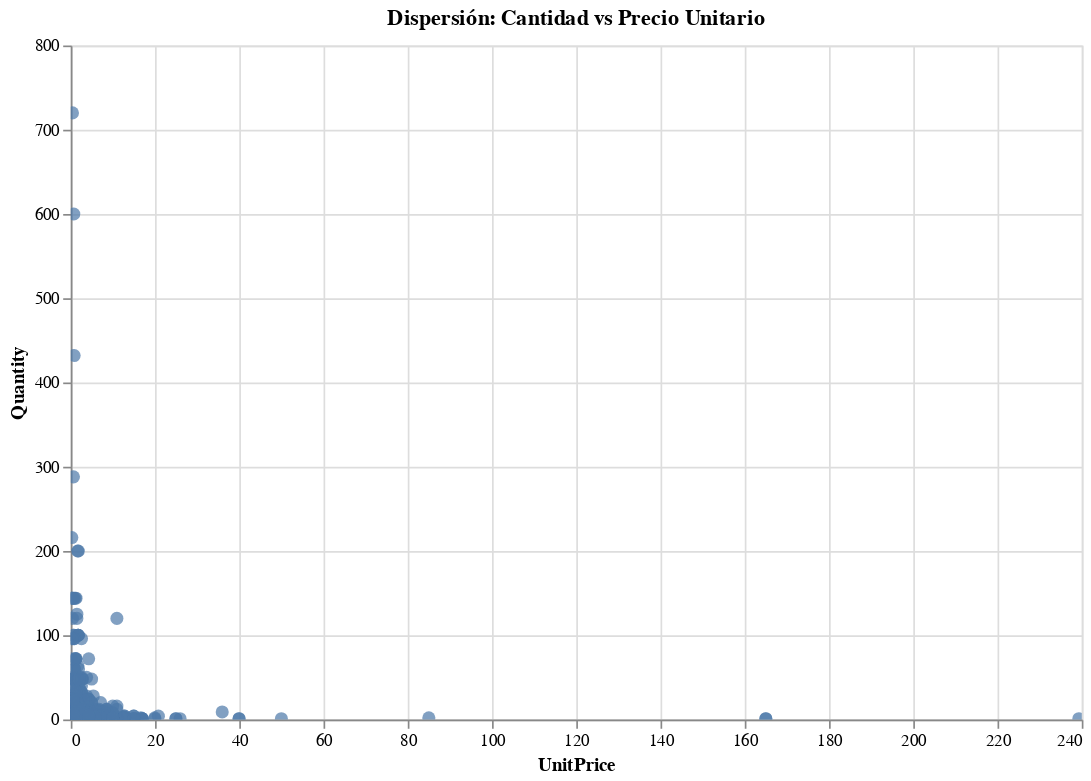

Notebook code for this chart:
### Code cell
import altair as alt

# Selección de columnas relevantes
chart = alt.Chart(data.sample(2000)).mark_circle(size=60).encode(
    x='UnitPrice',
    y='Quantity',
    tooltip=['Description', 'Country']
).interactive().properties(
    title='Dispersión: Cantidad vs Precio Unitario',
    width=600,
    height=400
)

chart

### Figure 1 — Vega-Lite specification as saved in the notebook (floating-point values rounded to 4 significant figures; data arrays with more than 128 entries replaced by an {"elided": "..."} marker saying what was removed)
{"config": {"view": {"continuousWidth": 300, "continuousHeight": 300}}, "data": {"name": "data-c01a5f205d412ce4859698f25df5d1ed"}, "mark": {"type": "circle", "size": 60}, "encoding": {"tooltip": [{"field": "Description", "type": "nominal"}, {"field": "Country", "type": "nominal"}], "x": {"field": "UnitPrice", "type": "quantitative"}, "y": {"field": "Quantity", "type": "quantitative"}}, "height": 400, "params": [{"name": "param_1", "select": {"type": "interval", "encodings": ["x", "y"]}, "bind": "scales"}], "title": "Dispersión: Cantidad vs Precio Unitario", "width": 600, "$schema": "https://vega.github.io/schema/vega-lite/v5.20.1.json", "datasets": {"data-c01a5f205d412ce4859698f25df5d1ed": {"elided": "2000 records"}}}
